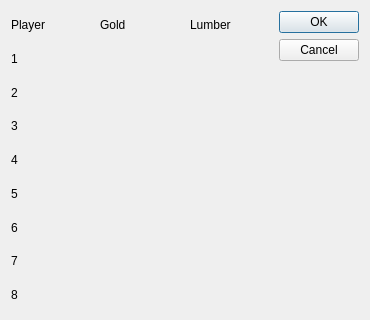
<?xml version="1.0" encoding="UTF-8"?>
<ui version="4.0">
 <class>DgStartingConditions</class>
 <widget class="QDialog" name="DgStartingConditions">
  <property name="geometry">
   <rect>
    <x>0</x>
    <y>0</y>
    <width>370</width>
    <height>320</height>
   </rect>
  </property>
  <property name="windowTitle">
   <string>Dialog</string>
  </property>
  <layout class="QHBoxLayout" name="horizontalLayout">
   <item>
    <layout class="QGridLayout" name="gridLayout">
     <item row="1" column="0">
      <widget class="QLabel" name="label_4">
       <property name="text">
        <string>1</string>
       </property>
      </widget>
     </item>
     <item row="3" column="0">
      <widget class="QLabel" name="label_6">
       <property name="text">
        <string>3</string>
       </property>
      </widget>
     </item>
     <item row="0" column="0">
      <widget class="QLabel" name="label">
       <property name="text">
        <string>Player</string>
       </property>
      </widget>
     </item>
     <item row="6" column="0">
      <widget class="QLabel" name="label_9">
       <property name="text">
        <string>6</string>
       </property>
      </widget>
     </item>
     <item row="2" column="0">
      <widget class="QLabel" name="label_5">
       <property name="text">
        <string>2</string>
       </property>
      </widget>
     </item>
     <item row="0" column="1">
      <widget class="QLabel" name="label_2">
       <property name="text">
        <string>Gold</string>
       </property>
      </widget>
     </item>
     <item row="5" column="0">
      <widget class="QLabel" name="label_8">
       <property name="text">
        <string>5</string>
       </property>
      </widget>
     </item>
     <item row="0" column="2">
      <widget class="QLabel" name="label_3">
       <property name="text">
        <string>Lumber</string>
       </property>
      </widget>
     </item>
     <item row="7" column="0">
      <widget class="QLabel" name="label_10">
       <property name="text">
        <string>7</string>
       </property>
      </widget>
     </item>
     <item row="4" column="0">
      <widget class="QLabel" name="label_7">
       <property name="text">
        <string>4</string>
       </property>
      </widget>
     </item>
     <item row="8" column="0">
      <widget class="QLabel" name="label_11">
       <property name="text">
        <string>8</string>
       </property>
      </widget>
     </item>
    </layout>
   </item>
   <item>
    <widget class="QDialogButtonBox" name="buttonBox">
     <property name="orientation">
      <enum>Qt::Vertical</enum>
     </property>
     <property name="standardButtons">
      <set>QDialogButtonBox::Cancel|QDialogButtonBox::Ok</set>
     </property>
    </widget>
   </item>
  </layout>
 </widget>
 <resources/>
 <connections>
  <connection>
   <sender>buttonBox</sender>
   <signal>accepted()</signal>
   <receiver>DgStartingConditions</receiver>
   <slot>accept()</slot>
   <hints>
    <hint type="sourcelabel">
     <x>248</x>
     <y>254</y>
    </hint>
    <hint type="destinationlabel">
     <x>157</x>
     <y>274</y>
    </hint>
   </hints>
  </connection>
  <connection>
   <sender>buttonBox</sender>
   <signal>rejected()</signal>
   <receiver>DgStartingConditions</receiver>
   <slot>reject()</slot>
   <hints>
    <hint type="sourcelabel">
     <x>316</x>
     <y>260</y>
    </hint>
    <hint type="destinationlabel">
     <x>286</x>
     <y>274</y>
    </hint>
   </hints>
  </connection>
 </connections>
</ui>
